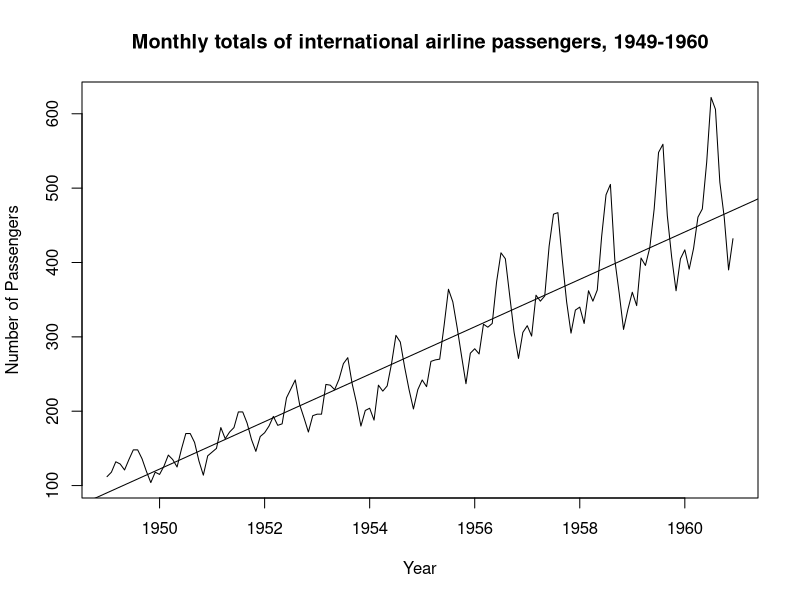
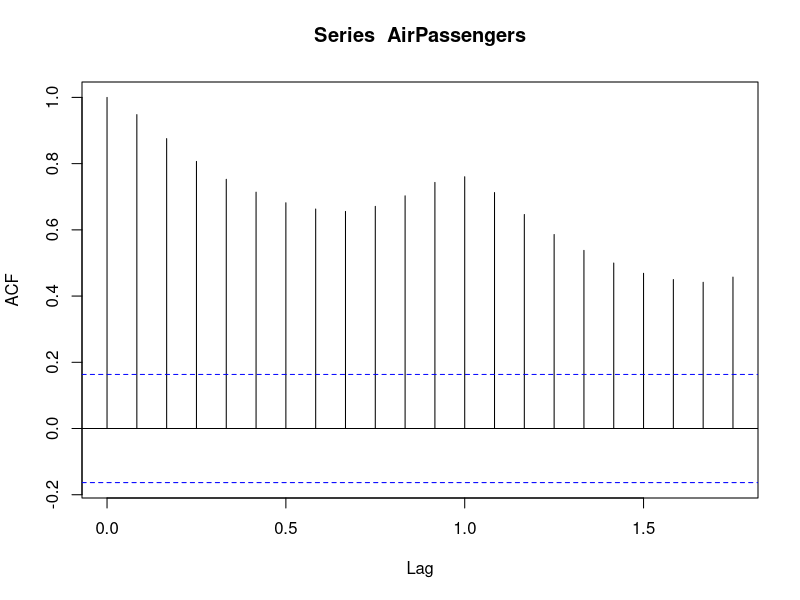
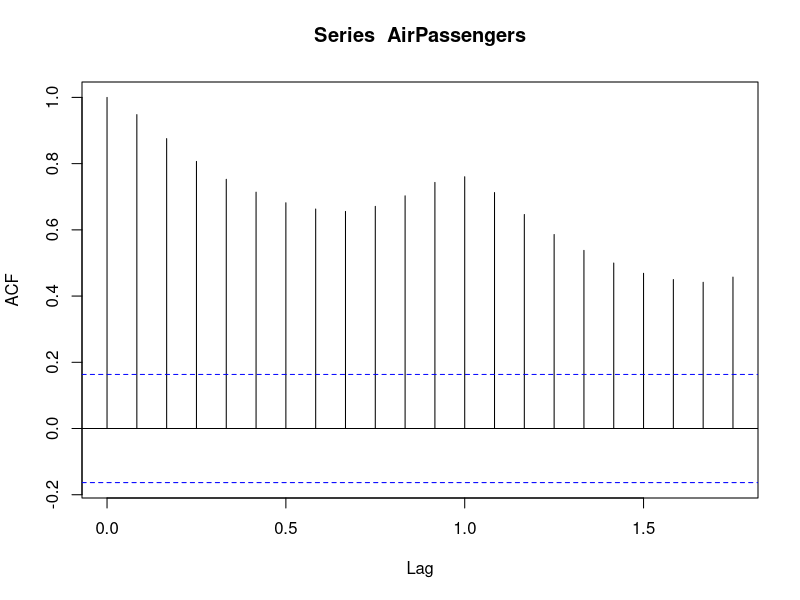
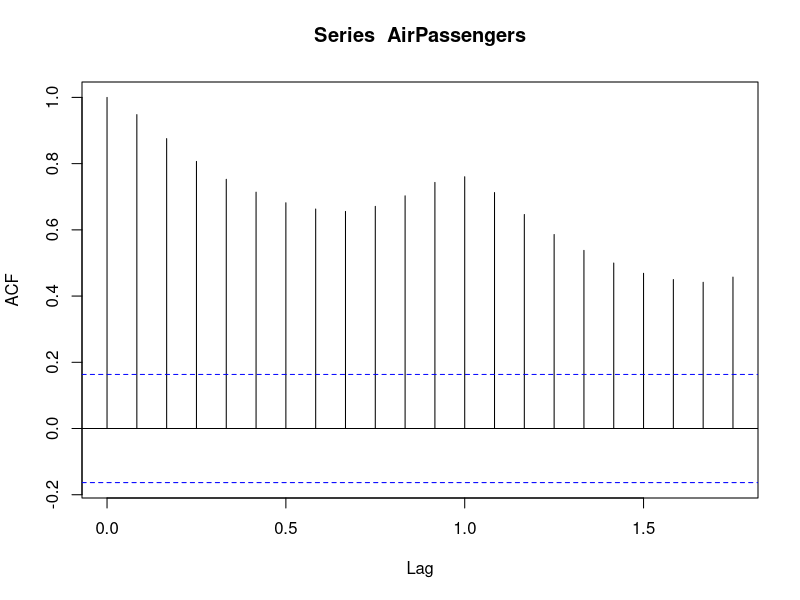
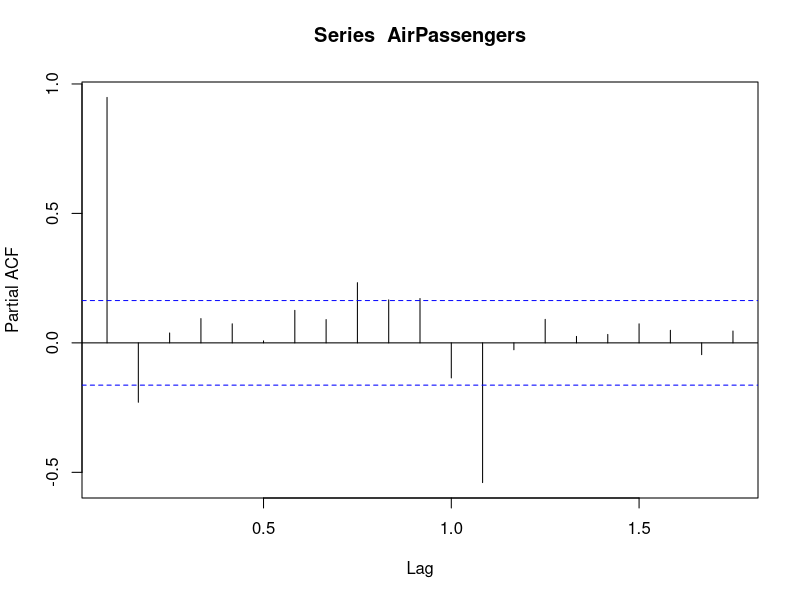
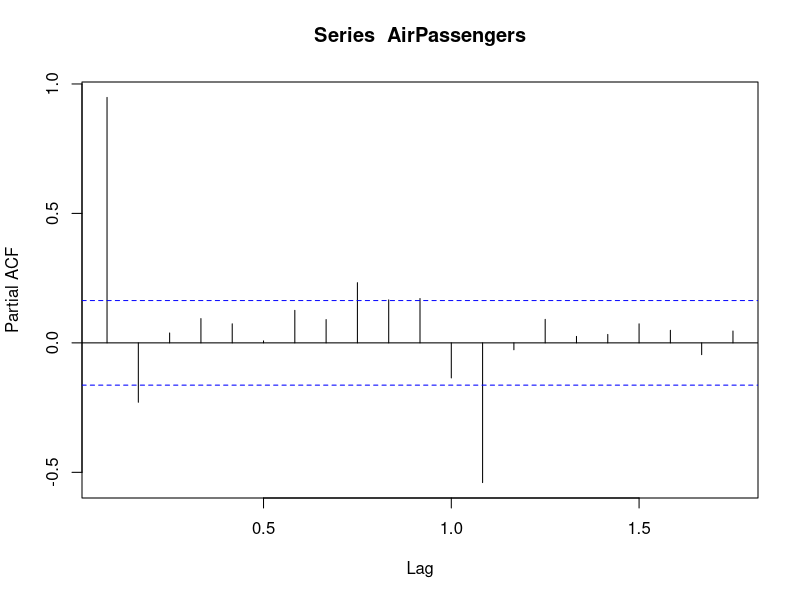
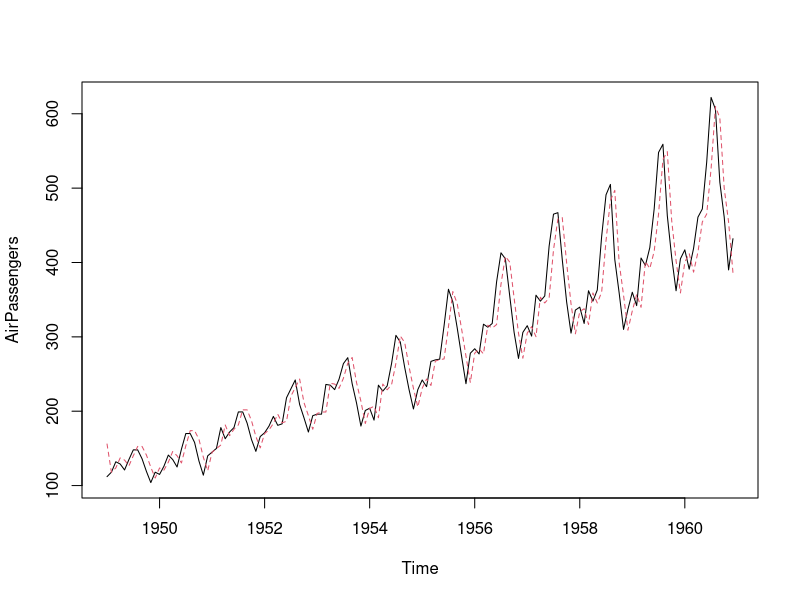
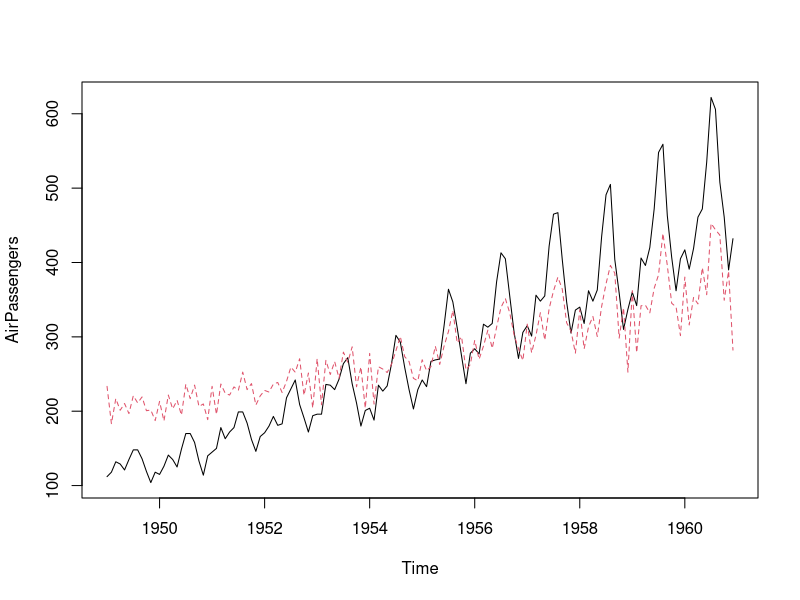

These charts were generated, in order, by the following R code:
data("AirPassengers")
library('Metrics')
is.ts(AirPassengers)
print(AirPassengers)
summary(AirPassengers)
ts.plot(AirPassengers, xlab="Year", ylab="Number of Passengers", main="Monthly totals of international airline passengers, 1949-1960")
abline(reg=lm(AirPassengers~time(AirPassengers)))
acf(AirPassengers)
plot(acf(AirPassengers))
plot(pacf(AirPassengers))
AR <- arima(AirPassengers, order = c(1,0,0))
summary(AR)

print(AR)
ts.plot(AirPassengers)
AR_fit <- AirPassengers - residuals(AR)


points(AR_fit, type = "l", col = 2, lty = 2)
predict_AR <- predict(AR)
predict_AR$pred[1]
predict(AR, n.ahead = 10)

MA <- arima(AirPassengers, order = c(0,0,1))
print(MA)

summary(MA)

ts.plot(AirPassengers)
MA_fit <- AirPassengers - resid(MA)
points(MA_fit, type = "l", col = 2, lty = 2)
predict_MA <- predict(MA)
predict(MA,n.ahead=10)

cor(AR_fit, MA_fit)
AIC(AR) #Akaike Info Criterion
BIC(AR) #Bayesian Info Criterion
AIC(MA)
BIC(MA)


#Therefore for this data AR model is better.


 
